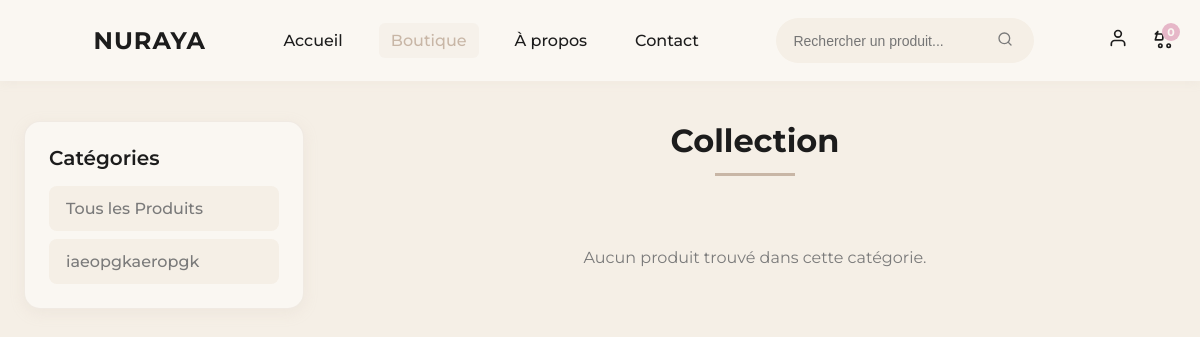
Page /shop.php?category=mode on the earlier database version.
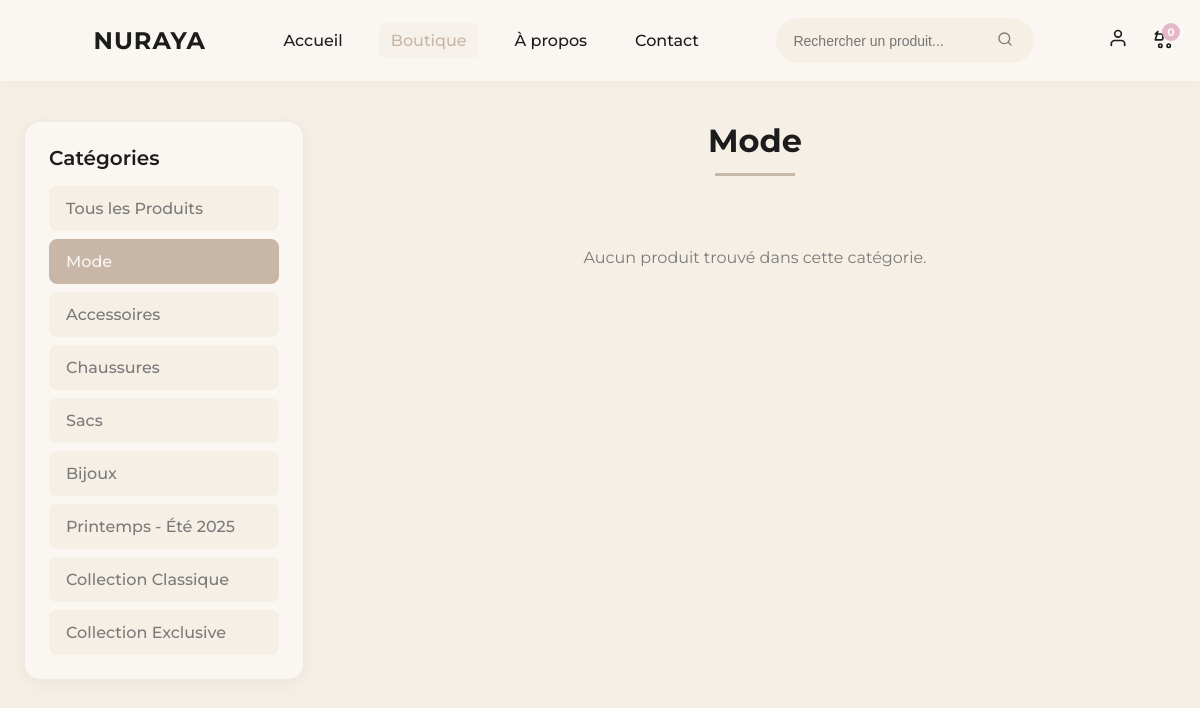
Same page on the later database version.
### tables this page shows
CREATE TABLE `categories` (
  `category_id` int(11) NOT NULL,
  `name` varchar(100) NOT NULL,
  `slug` varchar(100) NOT NULL,
  `description` text DEFAULT NULL,
  `image_url` varchar(255) DEFAULT NULL,
  `is_active` tinyint(1) NOT NULL DEFAULT 1,
  `sort_order` int(11) NOT NULL DEFAULT 0,
  `created_at` timestamp NOT NULL DEFAULT current_timestamp(),
  `updated_at` timestamp NOT NULL DEFAULT current_timestamp() ON UPDATE current_timestamp()
);

### shop.php (the view, shortened to what this page needs)
<?php
include 'includes/functions.php';
$category_slug = isset($_GET['category']) ? $_GET['category'] : '';
$page = isset($_GET['page']) ? (int) $_GET['page'] : 1;
$limit = 12;
$offset = ($page - 1) * $limit;
$where_conditions = ["p.is_active = 1"];
if (!empty($category_slug)) {
    $category_slug = mysqli_real_escape_string($cnx, $category_slug);
    $where_conditions[] = "c.slug = '$category_slug'";
    $category_name_query = "SELECT name FROM categories WHERE slug = '$category_slug' LIMIT 1";
    $category_result = mysqli_query($cnx, $category_name_query);
    $category_data = mysqli_fetch_assoc($category_result);
    $category_name = $category_data ? $category_data['name'] : 'Collection';
} else {
    $category_name = "Tous les Produits";
}
$where_clause = "WHERE " . implode(" AND ", $where_conditions);
$user_id = isset($_SESSION['user_id']) ? (int)$_SESSION['user_id'] : 0;
$wishlist_select = $user_id > 0 ? ", (SELECT COUNT(*) FROM wishlist w WHERE w.product_id = p.product_id AND w.user_id = $user_id) as is_in_wishlist" : ", 0 as is_in_wishlist";
$query = "SELECT p.*, c.name as category_name, c.slug as category_slug $wishlist_select
            FROM products p
            LEFT JOIN categories c ON p.category_id = c.category_id
            $where_clause
            ORDER BY p.created_at DESC
            LIMIT $limit OFFSET $offset";
$result = mysqli_query($cnx, $query);
$categories_query = "SELECT * FROM categories WHERE is_active = 1 ORDER BY sort_order";
$categories_result = mysqli_query($cnx, $categories_query);
$i = 0;
?>
<!DOCTYPE html>
<html lang="fr">
<head>
    <link rel="stylesheet" href="https://cdnjs.cloudflare.com/ajax/libs/font-awesome/6.4.0/css/all.min.css">
</head>
<body>
    <header>
        <?php include 'templates/navbar_updated.php'; ?>
    <section class="featured-products">
        <div class="categories-filter">
            <h3>Catégories</h3>
            <div class="filter-list">
                <a href="shop.php" class="filter-item <?php echo empty($category_slug) ? 'active' : ''; ?>">
                    Tous les Produits
                </a>
                <?php while ($cat = mysqli_fetch_assoc($categories_result)): ?>
                <a href="shop.php?category=<?php echo $cat['slug']; ?>"
                    class="filter-item <?php echo $category_slug === $cat['slug'] ? 'active' : ''; ?>">
                    <?php echo htmlspecialchars($cat['name']); ?>
                </a>
                <?php endwhile; ?>
            </div>
        </div>
        <div class="products-section">
            <h2 class="section-title"><?php echo htmlspecialchars($category_name); ?></h2>
            <div class="products">
                <?php if (mysqli_num_rows($result) > 0): ?>
                <?php while ($t = mysqli_fetch_assoc($result)):
                        $i++;
                        ?>
                <a href="product.php?id=<?php echo $t['product_id']; ?>" class="product-card">
                    <button class="wishlist-btn <?php echo (isset($t['is_in_wishlist']) && $t['is_in_wishlist'] > 0) ? 'active' : ''; ?>"
                            onclick="toggleShopWishlist(event, <?php echo $t['product_id']; ?>)">
                        <i class="fas fa-heart"></i>
                    </button>
                    <div class="product-image">
                        <img src="<?php echo get_image_url($t['image_url'], 'Produit'); ?>"
                            alt="<?php echo htmlspecialchars($t['name']); ?>" loading="lazy"
                            style="width:100%;height:100%;object-fit:cover;">
                    </div>
                    <div class="product-info">
                        <h3 class="product-title"><?php echo htmlspecialchars($t['name']); ?></h3>
                        <div class="product-price">
                            <div>
                                <?php if ($t['compare_price'] && $t['compare_price'] > $t['price']): ?>
                                <span class="compare-price"><?php echo number_format($t['compare_price'], 3); ?>
                                    DT</span>
                                <?php endif; ?>
                                <span class="current-price"><?php echo number_format($t['price'], 3); ?> DT</span>
                            </div>
                            <button class="add-to-cart" data-product-id="<?php echo $t['product_id']; ?>"
                                data-id="<?php echo $i; ?>" data-name="<?php echo $t['name']; ?>"
                                data-price="<?php echo $t['price']; ?>" data-image="<?php echo $t['image_url']; ?>">
                                <i class="fas fa-plus"></i>
                            </button>
                        </div>
                    </div>
                </a>
                <?php endwhile; ?>
                <?php else: ?>
                <p style="text-align: center; color: var(--text-gray); grid-column: 1/-1; padding: 40px;">
                    Aucun produit trouvé dans cette catégorie.
                </p>
                <?php endif; ?>
            </div>
        </div>
    </section>
</body>
</html>

Differences in the rows shown:
removed categories: name "iaeopgkaeropgk"
added categories: name "Mode", slug "mode" (drawn)
added categories: name "Accessoires"
added categories: name "Chaussures"
added categories: name "Sacs"
added categories: name "Bijoux"
added categories: name "Printemps - Été 2025"
added categories: name "Collection Classique"
added categories: name "Collection Exclusive"
Other differences:
$category_name: "Collection" → (not shown)
